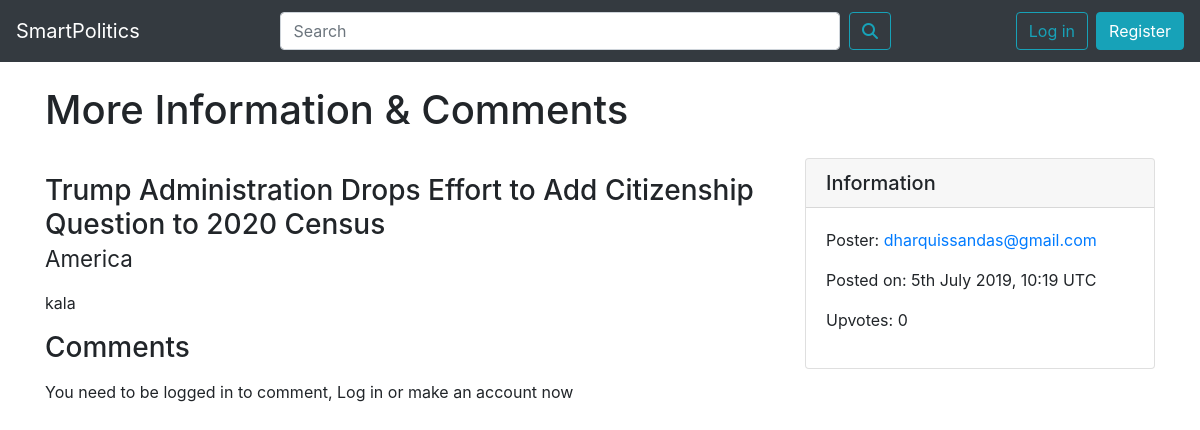
The page /comments.php?id=2 on the database its author committed.
### tables this page shows
CREATE TABLE `entries` (
  `ID` int(11) NOT NULL,
  `title` varchar(255) DEFAULT NULL,
  `topic` varchar(255) DEFAULT NULL,
  `post` longtext,
  `timestamp` int(11) DEFAULT NULL,
  `upvotes` int(255) DEFAULT NULL,
  `userid` int(11) DEFAULT NULL
);

CREATE TABLE `users` (
  `ID` int(11) NOT NULL,
  `username` varchar(255) DEFAULT NULL,
  `password` varchar(1000) DEFAULT NULL,
  `email` text
);

### comments.php (the view, shortened to what this page needs)
<?php
    include "php/connection.php";
    $id = $_GET['id'];
    $query = 'SELECT ID, title, topic, post, timestamp, upvotes, userid FROM entries WHERE ID ='. $id .'';
    $result = mysqli_query($conn, $query) or die(mysqli_error($conn));
    $row = $result->fetch_assoc();
?>
<!DOCTYPE html>
<html lang="en">
<head>
    <link rel="stylesheet" href="https://stackpath.bootstrapcdn.com/bootstrap/4.3.1/css/bootstrap.min.css">
    <link rel="stylesheet" href="css/navbar.css">
    <link rel="stylesheet" href="css/posts.css">
</head>
<body>
    <nav class="navbar navbar-expand-lg navbar-dark bg-dark">
        <div class="flex-grow-1">
            <a class="navbar-brand" href="index.php">SmartPolitics</a>
        </div>
        <div class="collapse navbar-collapse" id="navbarSupportedContent">
            <div class="flex-grow-2">
                <form class="form-inline">
                    <div class="mx-lg-0 searchbar">
                        <input class="form-control my-1" id="search" type="search" placeholder="Search" aria-label="Search">
                        <button class="btn btn-outline-info ml-1 my-1" id="button" type="submit"><i class="fas fa-search"></i></button>
                    </div>
                </form>
            </div>
            <?php
                if(isset($_SESSION['id'])){
            ?>
            <form method="post" action="php/logout.php" class="form-inline my-2 my-lg-0 ml-auto">
                <button class="btn btn-outline-info my-1 mr-1" id="account" type="button">My Account</button>
                <button class="btn btn-info my-1 mr-1" id="login" type="submit">Log out</button>
            </form>
            <?php
                }else{
            ?>
            <form class="form-inline my-2 login my-lg-0 ml-auto">
                <button class="btn btn-outline-info my-1 mr-1" id="login" type="button" data-toggle="modal" data-target="#loginmodal">Log in</button>
                <button class="btn btn-info my-1 my-sm-0 ml-1" id="register" type="button" data-toggle="modal" data-target="#registermodal">Register</button>
            </form>
            <?php
                }
            ?>
        </div>
    </nav>
    <div class="container">
        <h1 class="my-4">More Information & Comments</h1>
        <div class="row">
            <div class="col-md-8">
                <h3 class="my-3"><?php echo $row['title'];?> <br> <small><?php echo $row['topic'];?></small></h3>
                <p><?php echo $row['post']; ?></p>
                <h3 class="my-3">Comments</h3>
                <?php
                    if(isset($_SESSION["id"])){
                ?>
                <form method="POST" id="comment_form">
                    <div class="form-group">
                        <textarea name="comment_content" id="comment_content" class="form-control" placeholder="Commment..." rows="5"></textarea>
                    </div>
                    <div class="form-group">
                        <input type="hidden" name="user_id" id="user_id" value="<?php echo $_SESSION["id"]; ?>" />
                        <input type="hidden" name="comment_id" id="comment_id" value="0" />
                        <input type="hidden" name="entries_id" id="entries_id" <?php $entriesid = $row['ID'];?> value="<?php echo $entriesid ?>"/>
                        <input type="submit" name="submit" id="submit" class="btn btn-info" value="Submit">
                    </div>
                </form>
                <?php }else{ ?>
                <p>You need to be logged in to comment, Log in or make an account now</p>
                <?php } ?>
                <br/>
            </div>
            <div class="col-md-4">
                <div class="card mb-4">
                    <h5 class="card-header">Information</h5>
                    <div class="card-body">
                        <div class="row">
                            <div class="col-lg-12">
                                <ul class="list-unstyled mb-0">
                                    <li>
                                        <?php
                                            $posterid = $row['userid'];
                                            $emailquery = "SELECT email FROM users WHERE ID='$posterid'";
                                            $emailq = mysqli_query($conn, $emailquery) or die(mysqli_error($conn));
                                            $email = mysqli_fetch_assoc($emailq);
                                        ?>
                                        <p>Poster:
                                            <?php
                                                if(isset($_SESSION["email"]) && $_SESSION["email"]  == $email['email']){
                                            ?>
                                            <?php echo $email['email']; ?>
                                            <?php
                                            }else{
                                            ?>
                                            <a href="<?php echo 'useraccounts.php?id='.$posterid.'';?>"><?php echo $email['email']; ?></a>
                                            <?php
                                            }
                                            ?>
                                        </p>
                                    </li>
                                    <li>
                                        <p>Posted on: <?php echo date('jS F Y, G:i e', $row['timestamp']); ?></p>
                                    </li>
                                    <li>
                                        <p>Upvotes: <?php echo $row['upvotes']; ?></p>
                                    </li>
                                </ul>
                            </div>
                        </div>
                    </div>
                </div>
            </div>
        </div>
    </div>
</body>
</html>

### css/navbar.css (style rules this page uses)
@media (min-width: 992px) { #search { width: 35em; } }
.navbar { margin-bottom: 0px; }

### rows shown on the page
entries: title "Trump Administration Drops Effort to Add Citizenship Question to 2020 Census", topic "America", post "kala", timestamp "5th July 2019, 10:19 UTC", upvotes "0"
users: email "dharquissandas@gmail.com"
